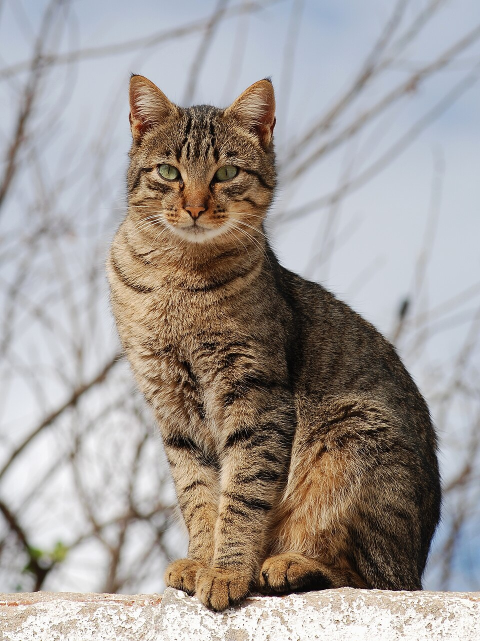
#> input picture images/cat.jpg, 960 x 1282 px (shown at 1/2 size)
$ python main.py
#> lines starting #> are read from the running program, lines starting #| are printed output that depends on the picture
import cv2 as cv
import matplotlib.pyplot as plt
import numpy as np
import os

def main():
    img = cv.imread("images/cat.jpg", cv.IMREAD_GRAYSCALE)
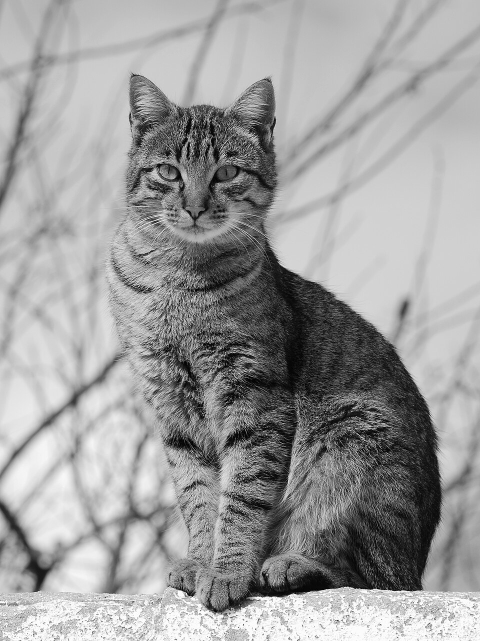
#> img: shape (1282, 960) (shown at 1/2 size); min 0, max 255, mean 156.4

    # Explain the lines below:
    plt.figure()
    plt.subplot(221) # 2 rows, 2 columns, first subplot
    plt.imshow(img, cmap='gray')

    laplacian = cv.Laplacian(img, cv.CV_64F, ksize=7)
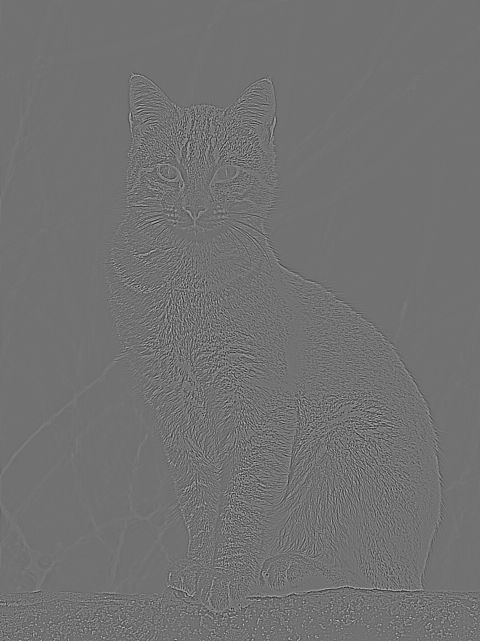
#> laplacian: shape (1282, 960) float64 (shown at 1/2 size); min -71106, max 88242, mean -0.1; drawn with min black and max white
    plt.subplot(222) # 2 rows, 2 columns, second subplot
    plt.imshow(laplacian, cmap='gray')

    kx, ky = cv.getDerivKernels(1, 0, 3)
    print(ky@kx.T)

    sobelX = cv.Sobel(img, cv.CV_64F, 1, 0, ksize=3)
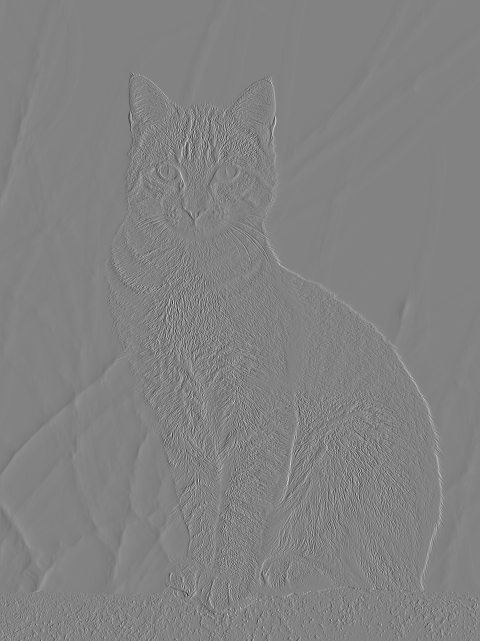
#> sobelX: shape (1282, 960) float64 (shown at 1/2 size); min -998, max 955, mean 0; drawn with min black and max white
    plt.subplot(223) # 2 rows, 2 columns, third subplot
    plt.imshow(sobelX, cmap='gray')

    sobelY = cv.Sobel(img, cv.CV_64F, 0, 1, ksize=3)
    plt.subplot(224) # 2 rows, 2 columns, fourth subplot
    plt.imshow(sobelY, cmap='gray')

    plt.show()
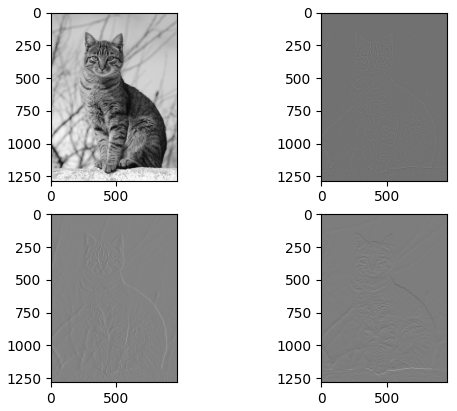
#> figure drawn by matplotlib, 4 panels

if __name__ == "__main__":
    main()
